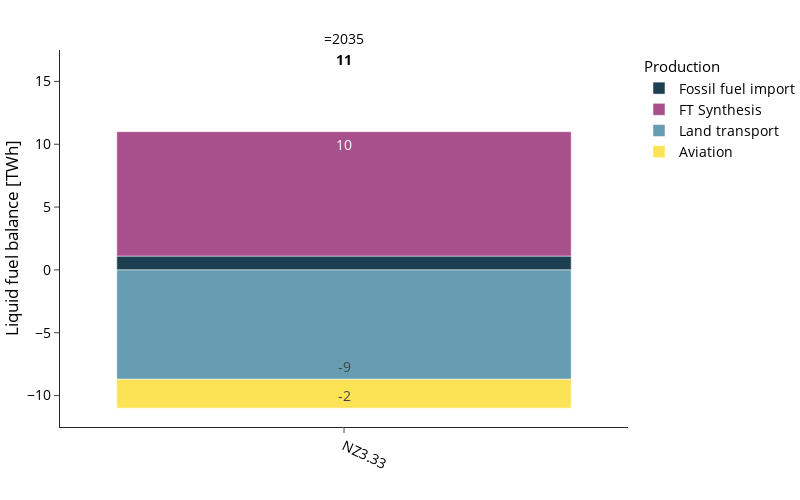

Source (notebook cell):
### Markdown cell above
### Liquid Fuel Balance

### Code cell
plot_config['chart_config'] = yaml_config['charts']['liquid_fuel_balance']

fig, df = plot_energy_balance(
    carrier="oil",
    balance_dict=balance_dict,
    config=plot_config,
    rename_function=rename_oil,
    save_dir=SDIR
)

fig.show()

### Figure 1 — Plotly figure (JSON) as saved in the notebook; plotly's stock layout.template omitted (floating-point values rounded to 4 significant figures)
{"data": [{"hovertemplate": "=%{x}<br>Liquid fuel balance [TWh]=%{text}<extra></extra>", "legendgroup": "Production", "legendgrouptitle": {"text": "Production"}, "marker": {"color": "#1c3f52", "pattern": {"shape": ""}}, "name": "Fossil fuel import", "orientation": "v", "showlegend": true, "text": [1.1], "textangle": 0, "textposition": "inside", "texttemplate": "%{y:.0f}", "type": "bar", "x": ["NZ3.33"], "xaxis": "x", "y": [1.1], "yaxis": "y"}, {"hovertemplate": "=%{x}<br>Liquid fuel balance [TWh]=%{text}<extra></extra>", "legendgroup": "Production", "legendgrouptitle": {"text": "Production"}, "marker": {"color": "#a8508c", "pattern": {"shape": ""}}, "name": "FT Synthesis", "orientation": "v", "showlegend": true, "text": [9.9], "textangle": 0, "textposition": "inside", "texttemplate": "%{y:.0f}", "type": "bar", "x": ["NZ3.33"], "xaxis": "x", "y": [9.9], "yaxis": "y"}, {"hovertemplate": "=%{x}<br>Liquid fuel balance [TWh]=%{text}<extra></extra>", "legendgroup": "Consumption", "legendgrouptitle": {"text": "Consumption"}, "marker": {"color": "#669db2", "pattern": {"shape": ""}}, "name": "Land transport", "orientation": "v", "showlegend": true, "text": [-8.7], "textangle": 0, "textposition": "inside", "texttemplate": "%{y:.0f}", "type": "bar", "x": ["NZ3.33"], "xaxis": "x", "y": [-8.7], "yaxis": "y"}, {"hovertemplate": "=%{x}<br>Liquid fuel balance [TWh]=%{text}<extra></extra>", "legendgroup": "Consumption", "legendgrouptitle": {"text": "Consumption"}, "marker": {"color": "#fce356", "pattern": {"shape": ""}}, "name": "Aviation", "orientation": "v", "showlegend": true, "text": [-2.3], "textangle": 0, "textposition": "inside", "texttemplate": "%{y:.0f}", "type": "bar", "x": ["NZ3.33"], "xaxis": "x", "y": [-2.3], "yaxis": "y"}, {"hoverinfo": "skip", "mode": "text", "showlegend": false, "text": ["11"], "textfont": {"color": "black", "size": 14, "weight": "bold"}, "textposition": "top center", "type": "scatter", "x": ["NZ3.33"], "xaxis": "x", "y": [16.0], "yaxis": "y"}, {"hoverinfo": "skip", "mode": "text", "showlegend": false, "text": [""], "textfont": {"color": "black", "size": 14, "weight": "bold"}, "textposition": "bottom center", "type": "scatter", "x": ["NZ3.33"], "xaxis": "x", "y": [6.0], "yaxis": "y"}], "layout": {"annotations": [{"font": {}, "showarrow": false, "text": "=2035", "x": 0.5, "xanchor": "center", "xref": "paper", "y": 1, "yanchor": "bottom", "yref": "paper"}], "barmode": "relative", "height": 500, "legend": {"title": {"text": ""}, "tracegroupgap": 0, "traceorder": "normal"}, "width": 800, "xaxis": {"anchor": "y", "categoryarray": [], "categoryorder": "array", "domain": [0, 1], "tickangle": 25, "title": {"text": ""}}, "yaxis": {"anchor": "x", "domain": [0, 1], "title": {"text": "Liquid fuel balance [TWh]"}}}}
